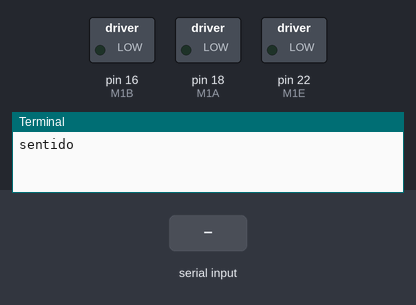
Bench run of a program on a simulated Raspberry Pi (header pin numbers). On the bench: switched loads named in the program (green lamp = pin HIGH), the last lines printed to the terminal. The test bench sets the inputs (shaded band).

Above: at 1.2 s.
1.3 s: "1" typed at the terminal, then Enter
2.8 s: "0" typed at the terminal, then Enter
At 4.0 s:
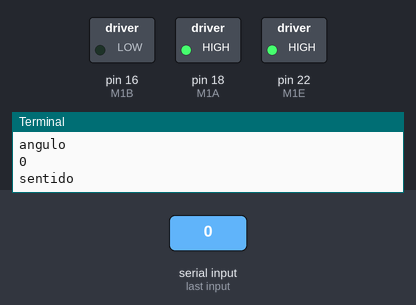
Timing chart, 0 to 5.8 s (numbered marks = the images above; inputs shaded):
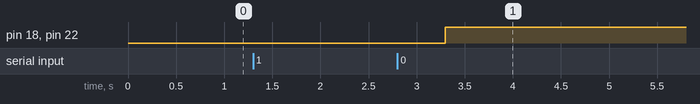

Measured:
- after the input at 2.8 s, pin 18 (M1A), pin 22 (M1E): LOW → HIGH after 0.50 s

The program:

servo_motordc.py
```python
import RPi.GPIO as GPIO
import time
GPIO.cleanup()
pinServo=40
GPIO.cleanup()
GPIO.setmode(GPIO.BOARD)
GPIO.setup(pinServo, GPIO.OUT)
servo=GPIO.PWM(pinServo, 50)
servo.start(0)
M1A = 18
M1B = 16
M1E = 22

GPIO.setup(M1A, GPIO.OUT)
GPIO.setup(M1B, GPIO.OUT)
GPIO.setup(M1E, GPIO.OUT)

while True:
	print("sentido")
	sentido = int(input())
	print("angulo")
	ang = int(input())
	if (ang>170 and ang < 0 and False):
		print('angulo no posible')
		break
	else:
		servo.ChangeDutyCycle((ang*12/180))
		time.sleep(0.5)
		servo.ChangeDutyCycle(0)

	if sentido == 1:
		GPIO.output(M1A, GPIO.HIGH)
		GPIO.output(M1B, GPIO.LOW)
		GPIO.output(M1E, GPIO.HIGH)
	elif sentido == 0:
		GPIO.output(M1A, GPIO.LOW)
		GPIO.output(M1B, GPIO.HIGH)
		GPIO.output(M1E, GPIO.HIGH)
	else:
		GPIO.output(M1E, GPIO.LOW)
```
